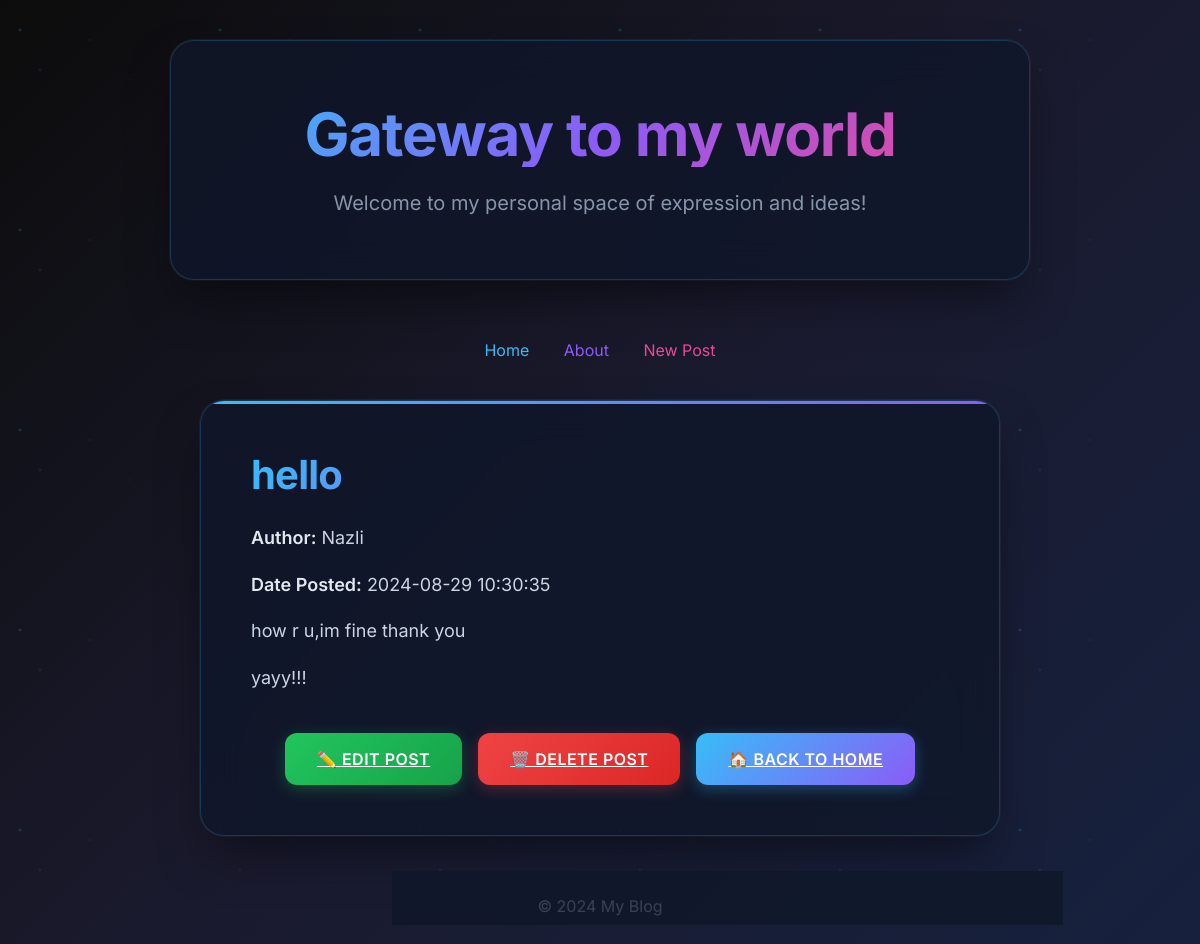
Screenshot of /post/2 with the database file from the repository.
### models.py (models this page shows, shortened)
class Post(db.Model):
    id = db.Column(db.Integer, primary_key=True)
    title = db.Column(db.String(80), nullable=False)
    author = db.Column(db.String(50),nullable=False)
    content = db.Column(db.Text, nullable=False)
    date_posted = db.Column(db.DateTime, nullable=False, default=datetime.utcnow)

### app.py (the view)
@app.route('/post/<int:id>')
def post_details(id):
    post = Post.query.get_or_404(id)
    return render_template('post_details.html', post=post)

### templates/post_details.html (shortened to what this page needs)
{% extends 'base.html' %}
{% block content %}
<article>
    <h2>{{post.title}}</h2>
    <p><strong>Author:</strong> {{ post.author }}</p>
    <p><strong>Date Posted:</strong> {{post.date_posted.strftime('%Y-%m-%d %H:%M:%S')}}</p>
    {% for paragraph in post.content.split('\n') %}
        {% if paragraph %}
            <p>{{ paragraph }}</p>
        {% endif %}
    {% endfor %}
    <div class="post-actions" style="margin-top: 40px; display: flex; gap: 16px; justify-content: center;">
        <a href="{{ url_for('edit_post', id=post.id) }}" class="btn btn2">✏️ Edit Post</a>
        <a href="{{ url_for('delete_post', id=post.id) }}" class="btn danger">🗑️ Delete Post</a>
        <a href="{{ url_for('home') }}" class="btn">🏠 Back to Home</a>
    </div>
</article>
{% endblock %}

### static/style.css (style rules this page uses)
* { margin: 0; padding: 0; box-sizing: border-box; }
body { background: linear-gradient(135deg, #0c0c0c 0%, #1a1a2e 50%, #16213e 100%); min-height: 100vh; font-family: 'Inter', sans-serif; color: #e2e8f0; overflow-x: hidden; }
body::before { content: ''; position: fixed; top: 0; left: 0; width: 100%; height: 100%; background-image: radial-gradient(2px 2px at 20px 30px, rgba(56, 189, 248, 0.3), transparent), radial-gradient(2px 2px at 40px 70px, rgba(139, 92, 246, 0.2), transparent), radial-gradient(1px 1px at 90px 40px, rgba(236, 72, 153, 0.3), transparent), radial-gradient(1px 1px at 130px 80px, rgba(34, 197, 94, 0.2), transparent); background-repeat: repeat; background-size: 200px 200px; animation: float 20s ease-in-out infinite; pointer-events: none; z-index: -1; }
html { scroll-behavior: smooth; }
.btn { padding: 16px 32px; background: linear-gradient(135deg, #38bdf8, #8b5cf6); color: white; border: none; border-radius: 12px; font-size: 1rem; font-weight: 600; font-family: 'Inter', sans-serif; cursor: pointer; transition: all 0.3s ease; position: relative; overflow: hidden; box-shadow: 0 4px 15px rgba(56, 189, 248, 0.3); text-transform: uppercase; letter-spacing: 0.5px; }
.btn::before { content: ''; position: absolute; top: 0; left: -100%; width: 100%; height: 100%; background: linear-gradient(90deg, transparent, rgba(255, 255, 255, 0.2), transparent); transition: left 0.5s ease; }
.btn2 { background: linear-gradient(135deg, #22c55e, #16a34a); box-shadow: 0 4px 15px rgba(34, 197, 94, 0.3); }
.btn.danger, .btn.btn.danger { background: linear-gradient(135deg, #ef4444, #dc2626); box-shadow: 0 4px 15px rgba(239, 68, 68, 0.3); }
article { max-width: 800px; margin: 40px auto; padding: 50px; background: rgba(15, 23, 42, 0.8); border-radius: 24px; border: 1px solid rgba(56, 189, 248, 0.2); backdrop-filter: blur(20px); box-shadow: 0 25px 50px -12px rgba(0, 0, 0, 0.5), 0 0 0 1px rgba(255, 255, 255, 0.05); position: relative; overflow: hidden; animation: slideUp 0.6s ease-out forwards; }
article::before { content: ''; position: absolute; top: 0; left: 0; right: 0; height: 3px; background: linear-gradient(90deg, #38bdf8, #8b5cf6, #ec4899, #22c55e); background-size: 300% 100%; animation: shimmer 3s ease-in-out infinite; }
article h2 { font-size: 2.5rem; font-weight: 700; background: linear-gradient(135deg, #38bdf8, #8b5cf6, #ec4899); background-clip: text; -webkit-background-clip: text; -webkit-text-fill-color: transparent; margin-bottom: 24px; line-height: 1.2; letter-spacing: -0.02em; }
article p { font-size: 1.125rem; line-height: 1.7; color: #cbd5e1; margin-bottom: 16px; }
article p strong { color: #e2e8f0; font-weight: 600; }

### rows the page displays
Post: title "hello", author "Nazli", date_posted "2024-08-29 10:30:35"

### other values shown
{{ paragraph }} "how r u,im fine thank you" "yayy!!!"
